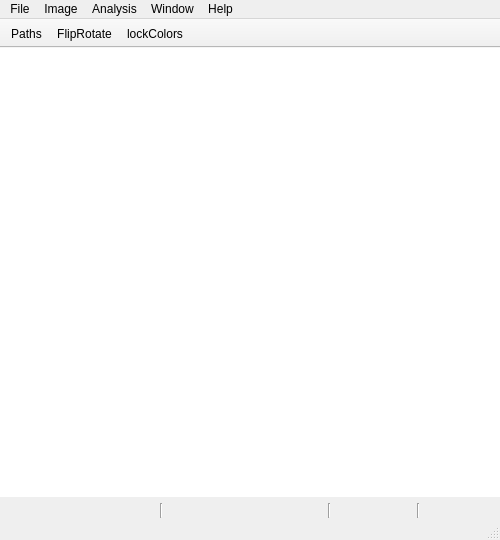
<?xml version="1.0" encoding="UTF-8"?>
<ui version="4.0">
 <class>neutrino</class>
 <widget class="QMainWindow" name="neutrino">
  <property name="geometry">
   <rect>
    <x>0</x>
    <y>0</y>
    <width>500</width>
    <height>540</height>
   </rect>
  </property>
  <property name="mouseTracking">
   <bool>true</bool>
  </property>
  <property name="focusPolicy">
   <enum>Qt::NoFocus</enum>
  </property>
  <property name="acceptDrops">
   <bool>true</bool>
  </property>
  <property name="windowIcon">
   <iconset>
    <normaloff>:icons/icons/icon.png</normaloff>:icons/icons/icon.png</iconset>
  </property>
  <property name="unifiedTitleAndToolBarOnMac">
   <bool>true</bool>
  </property>
  <widget class="QWidget" name="centralwidget">
   <property name="mouseTracking">
    <bool>true</bool>
   </property>
   <property name="acceptDrops">
    <bool>true</bool>
   </property>
   <layout class="QGridLayout" name="gridLayout" rowstretch="0,0,0">
    <property name="leftMargin">
     <number>0</number>
    </property>
    <property name="topMargin">
     <number>0</number>
    </property>
    <property name="rightMargin">
     <number>0</number>
    </property>
    <property name="bottomMargin">
     <number>0</number>
    </property>
    <item row="1" column="0">
     <widget class="nView" name="my_view">
      <property name="cursor" stdset="0">
       <cursorShape>CrossCursor</cursorShape>
      </property>
      <property name="mouseTracking">
       <bool>true</bool>
      </property>
      <property name="acceptDrops">
       <bool>false</bool>
      </property>
      <property name="frameShape">
       <enum>QFrame::NoFrame</enum>
      </property>
      <property name="backgroundBrush">
       <brush brushstyle="NoBrush">
        <color alpha="255">
         <red>0</red>
         <green>0</green>
         <blue>0</blue>
        </color>
       </brush>
      </property>
     </widget>
    </item>
    <item row="2" column="0">
     <widget class="QWidget" name="sbarra" native="true">
      <layout class="QHBoxLayout" name="horizontalLayout">
       <property name="leftMargin">
        <number>0</number>
       </property>
       <property name="topMargin">
        <number>0</number>
       </property>
       <property name="rightMargin">
        <number>0</number>
       </property>
       <property name="bottomMargin">
        <number>0</number>
       </property>
       <item>
        <widget class="QLabel" name="pos_x">
         <property name="font">
          <font>
           <pointsize>10</pointsize>
          </font>
         </property>
         <property name="toolTip">
          <string>x pixel</string>
         </property>
         <property name="frameShape">
          <enum>QFrame::NoFrame</enum>
         </property>
         <property name="frameShadow">
          <enum>QFrame::Raised</enum>
         </property>
         <property name="lineWidth">
          <number>0</number>
         </property>
         <property name="text">
          <string/>
         </property>
         <property name="alignment">
          <set>Qt::AlignCenter</set>
         </property>
        </widget>
       </item>
       <item>
        <widget class="QLabel" name="pos_y">
         <property name="font">
          <font>
           <pointsize>10</pointsize>
          </font>
         </property>
         <property name="toolTip">
          <string>y pixel</string>
         </property>
         <property name="frameShape">
          <enum>QFrame::NoFrame</enum>
         </property>
         <property name="frameShadow">
          <enum>QFrame::Raised</enum>
         </property>
         <property name="lineWidth">
          <number>0</number>
         </property>
         <property name="text">
          <string/>
         </property>
         <property name="alignment">
          <set>Qt::AlignCenter</set>
         </property>
        </widget>
       </item>
       <item>
        <widget class="Line" name="line">
         <property name="orientation">
          <enum>Qt::Vertical</enum>
         </property>
        </widget>
       </item>
       <item>
        <widget class="QLabel" name="dx">
         <property name="font">
          <font>
           <pointsize>10</pointsize>
          </font>
         </property>
         <property name="toolTip">
          <string>Real X position</string>
         </property>
         <property name="lineWidth">
          <number>0</number>
         </property>
         <property name="text">
          <string/>
         </property>
         <property name="alignment">
          <set>Qt::AlignCenter</set>
         </property>
        </widget>
       </item>
       <item>
        <widget class="QLabel" name="dy">
         <property name="font">
          <font>
           <pointsize>10</pointsize>
          </font>
         </property>
         <property name="toolTip">
          <string>Real Y position</string>
         </property>
         <property name="lineWidth">
          <number>0</number>
         </property>
         <property name="text">
          <string/>
         </property>
         <property name="alignment">
          <set>Qt::AlignCenter</set>
         </property>
        </widget>
       </item>
       <item>
        <widget class="Line" name="line_2">
         <property name="orientation">
          <enum>Qt::Vertical</enum>
         </property>
        </widget>
       </item>
       <item>
        <widget class="QLabel" name="pos_z">
         <property name="font">
          <font>
           <pointsize>10</pointsize>
          </font>
         </property>
         <property name="toolTip">
          <string>Value at mouse position</string>
         </property>
         <property name="frameShape">
          <enum>QFrame::NoFrame</enum>
         </property>
         <property name="frameShadow">
          <enum>QFrame::Raised</enum>
         </property>
         <property name="lineWidth">
          <number>0</number>
         </property>
         <property name="text">
          <string/>
         </property>
         <property name="alignment">
          <set>Qt::AlignCenter</set>
         </property>
        </widget>
       </item>
       <item>
        <widget class="Line" name="line_3">
         <property name="orientation">
          <enum>Qt::Vertical</enum>
         </property>
        </widget>
       </item>
       <item>
        <widget class="QLabel" name="gamma">
         <property name="font">
          <font>
           <pointsize>10</pointsize>
          </font>
         </property>
         <property name="toolTip">
          <string>Colorbar gamma</string>
         </property>
         <property name="lineWidth">
          <number>0</number>
         </property>
         <property name="text">
          <string/>
         </property>
         <property name="alignment">
          <set>Qt::AlignCenter</set>
         </property>
        </widget>
       </item>
      </layout>
     </widget>
    </item>
   </layout>
  </widget>
  <widget class="QMenuBar" name="menubar">
   <property name="geometry">
    <rect>
     <x>0</x>
     <y>0</y>
     <width>500</width>
     <height>24</height>
    </rect>
   </property>
   <widget class="QMenu" name="menuFile">
    <property name="title">
     <string>File</string>
    </property>
    <widget class="QMenu" name="menuOpen_Recent">
     <property name="title">
      <string>Open Recent</string>
     </property>
     <addaction name="separator"/>
    </widget>
    <addaction name="actionNew"/>
    <addaction name="actionOpen"/>
    <addaction name="actionOpen_RAW"/>
    <addaction name="actionOpen_Glob"/>
    <addaction name="menuOpen_Recent"/>
    <addaction name="actionPlugin"/>
    <addaction name="separator"/>
    <addaction name="actionReopen_to_saved"/>
    <addaction name="actionSave"/>
    <addaction name="actionSave_numebered_serie"/>
    <addaction name="actionSave_Session"/>
    <addaction name="separator"/>
    <addaction name="actionCopy"/>
    <addaction name="actionExport_pixmap"/>
    <addaction name="actionExport"/>
    <addaction name="actionExport_all"/>
    <addaction name="actionExport_all_original_name"/>
    <addaction name="actionPrint"/>
    <addaction name="separator"/>
    <addaction name="actionQuit"/>
    <addaction name="actionClose"/>
    <addaction name="actionPreferences"/>
    <addaction name="actionLog_info"/>
    <addaction name="actionCheck_for_updates"/>
   </widget>
   <widget class="QMenu" name="menuImage">
    <property name="title">
     <string>Image</string>
    </property>
    <widget class="QMenu" name="menuBuffers">
     <property name="title">
      <string>Buffers...</string>
     </property>
     <addaction name="actionPrev_Buffer"/>
     <addaction name="actionNext_Buffer"/>
     <addaction name="actionClose_Buffer"/>
     <addaction name="actionClose_All_Buffers"/>
     <addaction name="separator"/>
    </widget>
    <widget class="QMenu" name="menuColortable">
     <property name="title">
      <string>Colortable</string>
     </property>
     <widget class="QMenu" name="menuGamma">
      <property name="title">
       <string>Gamma</string>
      </property>
      <addaction name="actionIncrement"/>
      <addaction name="actionDecrement"/>
      <addaction name="actionReset"/>
     </widget>
     <addaction name="actionNext_LUT"/>
     <addaction name="actionPrevious_LUT"/>
     <addaction name="menuGamma"/>
     <addaction name="actionRescale_max"/>
     <addaction name="actionRescale99"/>
     <addaction name="actionShow_more_pixels"/>
     <addaction name="actionShow_less_pixels"/>
    </widget>
    <widget class="QMenu" name="menuPath">
     <property name="title">
      <string>Paths</string>
     </property>
     <addaction name="actionCycle_over_items"/>
     <addaction name="separator"/>
     <addaction name="actionLine"/>
     <addaction name="actionRect"/>
     <addaction name="actionPoint"/>
     <addaction name="actionEllipse"/>
    </widget>
    <widget class="QMenu" name="menuTransformation">
     <property name="title">
      <string>Transform</string>
     </property>
     <addaction name="actionRotate_left"/>
     <addaction name="actionRotate_right"/>
     <addaction name="actionFlip_up_down"/>
     <addaction name="actionFlip_left_right"/>
     <addaction name="actionTranspose"/>
    </widget>
    <widget class="QMenu" name="menuZoom">
     <property name="title">
      <string>Zoom</string>
     </property>
     <addaction name="actionZoom_in"/>
     <addaction name="actionZoom_eq"/>
     <addaction name="actionZoom_out"/>
    </widget>
    <addaction name="menuBuffers"/>
    <addaction name="menuColortable"/>
    <addaction name="menuZoom"/>
    <addaction name="separator"/>
    <addaction name="menuPath"/>
    <addaction name="separator"/>
    <addaction name="actionShow_mouse"/>
    <addaction name="actionShow_ruler"/>
    <addaction name="actionShow_grid"/>
    <addaction name="separator"/>
    <addaction name="menuTransformation"/>
    <addaction name="actionSet_origin"/>
   </widget>
   <widget class="QMenu" name="menuAnalysis">
    <property name="title">
     <string>Analysis</string>
    </property>
   </widget>
   <widget class="QMenu" name="menuHelp">
    <property name="title">
     <string>Help</string>
    </property>
    <addaction name="actionAbout"/>
   </widget>
   <widget class="QMenu" name="menuWindow">
    <property name="title">
     <string>Window</string>
    </property>
    <addaction name="actionKeyboard_shortcut"/>
    <addaction name="separator"/>
   </widget>
   <addaction name="menuFile"/>
   <addaction name="menuImage"/>
   <addaction name="menuAnalysis"/>
   <addaction name="menuWindow"/>
   <addaction name="menuHelp"/>
  </widget>
  <widget class="QStatusBar" name="statusbar">
   <property name="font">
    <font>
     <pointsize>10</pointsize>
    </font>
   </property>
  </widget>
  <widget class="QToolBar" name="toolBar">
   <property name="windowTitle">
    <string>toolBar</string>
   </property>
   <property name="movable">
    <bool>false</bool>
   </property>
   <property name="iconSize">
    <size>
     <width>20</width>
     <height>20</height>
    </size>
   </property>
   <property name="floatable">
    <bool>false</bool>
   </property>
   <property name="plugin_order" stdset="0">
    <number>0</number>
   </property>
   <attribute name="toolBarArea">
    <enum>TopToolBarArea</enum>
   </attribute>
   <attribute name="toolBarBreak">
    <bool>false</bool>
   </attribute>
   <addaction name="actionPaths"/>
   <addaction name="actionFlipRotate"/>
   <addaction name="actionLockColors"/>
  </widget>
  <action name="actionNew">
   <property name="text">
    <string>New</string>
   </property>
   <property name="shortcut">
    <string>Ctrl+N</string>
   </property>
  </action>
  <action name="actionOpen">
   <property name="text">
    <string>Open ...</string>
   </property>
   <property name="shortcut">
    <string>Ctrl+O</string>
   </property>
  </action>
  <action name="actionSave">
   <property name="text">
    <string>Save Image</string>
   </property>
   <property name="shortcut">
    <string>Ctrl+S</string>
   </property>
  </action>
  <action name="actionQuit">
   <property name="text">
    <string>Quit</string>
   </property>
   <property name="shortcut">
    <string>Ctrl+Q</string>
   </property>
  </action>
  <action name="actionNext_Buffer">
   <property name="text">
    <string>Next Buffer</string>
   </property>
   <property name="shortcut">
    <string>Ctrl+Down</string>
   </property>
  </action>
  <action name="actionPrev_Buffer">
   <property name="text">
    <string>Prev Buffer</string>
   </property>
   <property name="shortcut">
    <string>Ctrl+Up</string>
   </property>
  </action>
  <action name="actionZoom_in">
   <property name="text">
    <string>Zoom in</string>
   </property>
   <property name="shortcut">
    <string>+</string>
   </property>
  </action>
  <action name="actionZoom_eq">
   <property name="text">
    <string>Zoom eq</string>
   </property>
   <property name="shortcut">
    <string>=</string>
   </property>
  </action>
  <action name="actionZoom_out">
   <property name="text">
    <string>Zoom out</string>
   </property>
   <property name="shortcut">
    <string>-</string>
   </property>
  </action>
  <action name="actionAbout">
   <property name="icon">
    <iconset>
     <normaloff>:icons/icon.png</normaloff>:icons/icon.png</iconset>
   </property>
   <property name="text">
    <string>About</string>
   </property>
  </action>
  <action name="actionClose">
   <property name="text">
    <string>Close</string>
   </property>
   <property name="shortcut">
    <string>Ctrl+W</string>
   </property>
  </action>
  <action name="actionNext_LUT">
   <property name="text">
    <string>Next</string>
   </property>
   <property name="shortcut">
    <string>Ctrl+Right</string>
   </property>
  </action>
  <action name="actionPrevious_LUT">
   <property name="text">
    <string>Previous</string>
   </property>
   <property name="shortcut">
    <string>Ctrl+Left</string>
   </property>
  </action>
  <action name="actionShow_colortable">
   <property name="icon">
    <iconset>
     <normaloff>:icons//colors.png</normaloff>:icons//colors.png</iconset>
   </property>
   <property name="text">
    <string>Show colortable</string>
   </property>
   <property name="shortcut">
    <string>Ctrl+Shift+C</string>
   </property>
  </action>
  <action name="actionPrint">
   <property name="text">
    <string>Print</string>
   </property>
   <property name="shortcut">
    <string>Ctrl+P</string>
   </property>
  </action>
  <action name="actionHorizontal">
   <property name="icon">
    <iconset>
     <normaloff>:icons//lineoutH.png</normaloff>:icons//lineoutH.png</iconset>
   </property>
   <property name="text">
    <string>Horizontal</string>
   </property>
   <property name="shortcut">
    <string>H</string>
   </property>
  </action>
  <action name="actionVertical">
   <property name="icon">
    <iconset>
     <normaloff>:icons//lineoutV.png</normaloff>:icons//lineoutV.png</iconset>
   </property>
   <property name="text">
    <string>Vertical</string>
   </property>
   <property name="shortcut">
    <string>V</string>
   </property>
  </action>
  <action name="actionReopen_to_saved">
   <property name="text">
    <string>Reopen saved</string>
   </property>
   <property name="shortcut">
    <string>Ctrl+R</string>
   </property>
  </action>
  <action name="actionShow_ruler">
   <property name="text">
    <string>Show /Hide ruler</string>
   </property>
   <property name="shortcut">
    <string>Ctrl+R</string>
   </property>
  </action>
  <action name="actionShow_mouse">
   <property name="text">
    <string>Change mouse</string>
   </property>
   <property name="shortcut">
    <string>Ctrl+M</string>
   </property>
  </action>
  <action name="actionLine">
   <property name="icon">
    <iconset>
     <normaloff>:icons//line.png</normaloff>:icons//line.png</iconset>
   </property>
   <property name="text">
    <string>Line</string>
   </property>
  </action>
  <action name="actionRect">
   <property name="icon">
    <iconset>
     <normaloff>:icons//rect.png</normaloff>:icons//rect.png</iconset>
   </property>
   <property name="text">
    <string>Rectangle</string>
   </property>
  </action>
  <action name="actionEllipse">
   <property name="icon">
    <iconset>
     <normaloff>:icons//ellipse.png</normaloff>:icons//ellipse.png</iconset>
   </property>
   <property name="text">
    <string>Ellipse</string>
   </property>
  </action>
  <action name="actionPreferences">
   <property name="icon">
    <iconset>
     <normaloff>:icons//gearPy.png</normaloff>:icons//gearPy.png</iconset>
   </property>
   <property name="text">
    <string>Preferences...</string>
   </property>
  </action>
  <action name="actionExport">
   <property name="text">
    <string>Export</string>
   </property>
   <property name="shortcut">
    <string>Ctrl+E</string>
   </property>
  </action>
  <action name="actionClose_Buffer">
   <property name="text">
    <string>Close Buffer</string>
   </property>
   <property name="shortcut">
    <string>Ctrl+D</string>
   </property>
  </action>
  <action name="actionOpen_RAW">
   <property name="text">
    <string>Open RAW</string>
   </property>
   <property name="shortcut">
    <string>Ctrl+Shift+O</string>
   </property>
   <property name="neutrinoSave" stdset="0">
    <bool>false</bool>
   </property>
  </action>
  <action name="actionFlipRotate">
   <property name="icon">
    <iconset>
     <normaloff>:icons//rotateLeft.png</normaloff>:icons//rotateLeft.png</iconset>
   </property>
   <property name="text">
    <string>FlipRotate</string>
   </property>
   <property name="toolTip">
    <string>Flip and Rotate (right click to change)</string>
   </property>
  </action>
  <action name="actionRotate_left">
   <property name="icon">
    <iconset>
     <normaloff>:icons//rotateLeft.png</normaloff>:icons//rotateLeft.png</iconset>
   </property>
   <property name="text">
    <string>Rotate left</string>
   </property>
  </action>
  <action name="actionRotate_right">
   <property name="icon">
    <iconset>
     <normaloff>:icons//rotateRight.png</normaloff>:icons//rotateRight.png</iconset>
   </property>
   <property name="text">
    <string>Rotate right</string>
   </property>
  </action>
  <action name="actionFlip_up_down">
   <property name="icon">
    <iconset>
     <normaloff>:icons//flipUpDown.png</normaloff>:icons//flipUpDown.png</iconset>
   </property>
   <property name="text">
    <string>Flip up-down</string>
   </property>
  </action>
  <action name="actionFlip_left_right">
   <property name="icon">
    <iconset>
     <normaloff>:icons//flipLeftRight.png</normaloff>:icons//flipLeftRight.png</iconset>
   </property>
   <property name="text">
    <string>Flip left-right</string>
   </property>
  </action>
  <action name="actionPaths">
   <property name="icon">
    <iconset>
     <normaloff>:icons//rect.png</normaloff>:icons//rect.png</iconset>
   </property>
   <property name="text">
    <string>Paths</string>
   </property>
   <property name="toolTip">
    <string>Paths</string>
   </property>
  </action>
  <action name="actionSave_Session">
   <property name="text">
    <string>Save Session</string>
   </property>
   <property name="shortcut">
    <string>Ctrl+Shift+S</string>
   </property>
  </action>
  <action name="actionShow_grid">
   <property name="text">
    <string>Show/Hide grid</string>
   </property>
   <property name="shortcut">
    <string>Ctrl+G</string>
   </property>
  </action>
  <action name="actionPoint">
   <property name="icon">
    <iconset>
     <normaloff>:/icons/center.png</normaloff>:/icons/center.png</iconset>
   </property>
   <property name="text">
    <string>Point</string>
   </property>
  </action>
  <action name="actionExport_all">
   <property name="text">
    <string>Export all</string>
   </property>
   <property name="shortcut">
    <string>Ctrl+Shift+E</string>
   </property>
  </action>
  <action name="actionLockColors">
   <property name="checkable">
    <bool>true</bool>
   </property>
   <property name="icon">
    <iconset>
     <normaloff>:/icons/lockOpen.png</normaloff>
     <normalon>:/icons/lockClose.png</normalon>:/icons/lockOpen.png</iconset>
   </property>
   <property name="text">
    <string>lockColors</string>
   </property>
   <property name="toolTip">
    <string>Lock colorbar</string>
   </property>
  </action>
  <action name="actionPlugin">
   <property name="icon">
    <iconset>
     <normaloff>:/icons/plugin.png</normaloff>:/icons/plugin.png</iconset>
   </property>
   <property name="text">
    <string>Load plugin ...</string>
   </property>
  </action>
  <action name="actionOpen_Glob">
   <property name="text">
    <string>Open Glob</string>
   </property>
  </action>
  <action name="actionExport_pixmap">
   <property name="text">
    <string>Export pixmap</string>
   </property>
   <property name="shortcut">
    <string>Ctrl+Alt+Shift+E</string>
   </property>
  </action>
  <action name="actionTranspose">
   <property name="icon">
    <iconset>
     <normaloff>:/icons/transpose.png</normaloff>:/icons/transpose.png</iconset>
   </property>
   <property name="text">
    <string>Transpose</string>
   </property>
  </action>
  <action name="actionRescale99">
   <property name="text">
    <string>Rescale 99.9%</string>
   </property>
   <property name="toolTip">
    <string>rescale colorbar to show 99% of the pixel</string>
   </property>
   <property name="shortcut">
    <string>Ctrl+9</string>
   </property>
  </action>
  <action name="actionSet_origin">
   <property name="text">
    <string>Set origin</string>
   </property>
   <property name="shortcut">
    <string>Ctrl+0</string>
   </property>
  </action>
  <action name="actionKeyboard_shortcut">
   <property name="text">
    <string>Open by name</string>
   </property>
   <property name="shortcut">
    <string>Ctrl+X</string>
   </property>
  </action>
  <action name="actionCopy">
   <property name="text">
    <string>Copy pixmap</string>
   </property>
   <property name="shortcut">
    <string>Ctrl+C</string>
   </property>
  </action>
  <action name="actionIncrement">
   <property name="text">
    <string>Increment</string>
   </property>
   <property name="shortcut">
    <string>&gt;</string>
   </property>
  </action>
  <action name="actionDecrement">
   <property name="text">
    <string>Decrement</string>
   </property>
   <property name="shortcut">
    <string>&lt;</string>
   </property>
  </action>
  <action name="actionReset">
   <property name="text">
    <string>Reset</string>
   </property>
   <property name="shortcut">
    <string>.</string>
   </property>
  </action>
  <action name="actionCycle_over_items">
   <property name="text">
    <string>Cycle over items</string>
   </property>
   <property name="shortcut">
    <string>Tab</string>
   </property>
  </action>
  <action name="actionRescale_max">
   <property name="text">
    <string>Rescale reset</string>
   </property>
   <property name="shortcut">
    <string>Ctrl+A</string>
   </property>
  </action>
  <action name="actionShow_more_pixels">
   <property name="text">
    <string>Show more pixels</string>
   </property>
   <property name="shortcut">
    <string>Ctrl+]</string>
   </property>
  </action>
  <action name="actionShow_less_pixels">
   <property name="text">
    <string>Show less pixels</string>
   </property>
   <property name="shortcut">
    <string>Ctrl+[</string>
   </property>
  </action>
  <action name="actionLog_info">
   <property name="checkable">
    <bool>true</bool>
   </property>
   <property name="text">
    <string>Log info</string>
   </property>
   <property name="shortcut">
    <string>Ctrl+L</string>
   </property>
  </action>
  <action name="actionClose_All_Buffers">
   <property name="text">
    <string>Close All Buffers</string>
   </property>
   <property name="shortcut">
    <string>Ctrl+Shift+D</string>
   </property>
  </action>
  <action name="actionCheck_for_updates">
   <property name="text">
    <string>Check for updates</string>
   </property>
  </action>
  <action name="actionExport_all_original_name">
   <property name="text">
    <string>Export all original name</string>
   </property>
  </action>
  <action name="actionSave_numebered_serie">
   <property name="text">
    <string>Save numebered images</string>
   </property>
  </action>
 </widget>
 <customwidgets>
  <customwidget>
   <class>nView</class>
   <extends>QGraphicsView</extends>
   <header>../src/graphics/nView.h</header>
  </customwidget>
 </customwidgets>
 <resources/>
 <connections/>
</ui>
